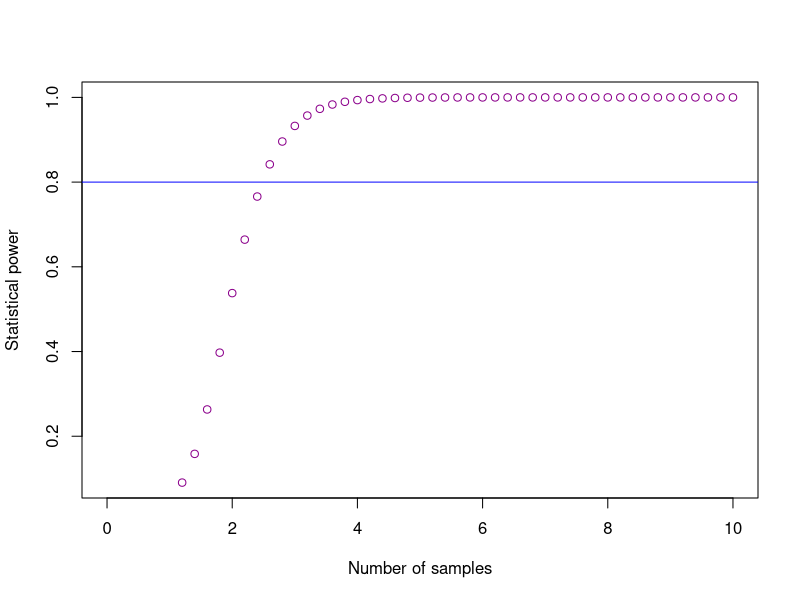

This chart was generated by the following R code:
## ---- chunk 1
knitr::opts_chunk$set(echo = TRUE, tidy.opts=list(width.cutoff=60),tidy=TRUE)
## ---- chunk 2
library(pwr)
## ---- chunk 3

#BLOOD SERUM CONC LEVELS
avg_testos_ng <- 540
castration_ng <- 50
sd_testos_ng <- 180

#CALCULATE EFFECT SIZE
d = (avg_testos_ng - castration_ng) / sd_testos_ng

#PERFORM T-TEST TO DETERMINE OPTIMUM NUMBER OF VOLUNTEERS
test1 <- pwr.t.test(n = NULL, 
                    sig.level = 0.05, 
                    d = d, 
                    power = 0.8)

test1

## ---- chunk 4

#NEW CALCULATION FOR EFFECT SIZE, d
#norm conditions
sd_testos_ng_norm_sqrd <-  sd_testos_ng * sd_testos_ng

#castration conditions
sd_testos_ng_cast <- sd_testos_ng * 0.05
sd_testos_ng_cast_sqrd <- sd_testos_ng_cast * sd_testos_ng_cast


#NEW CALCULATION FOR SD 
sd_testos_pooled_sqrt <- 
  sqrt(
    (sd_testos_ng_norm_sqrd + sd_testos_ng_cast_sqrd) 
    / 2)


d_corrected <- (avg_testos_ng - castration_ng) / sd_testos_pooled_sqrt

#NEW POWER TEST FOR CORRECTED n
test2 <- pwr.t.test(n = , 
                    sig.level = 0.05, 
                    d = d_corrected, 
                    power = 0.8)
test2


## ---- chunk 5

#PERFORM T-TEST WITH CORRECTED VARIABLES FOR n AND sig.level
test3 <- pwr.t.test(n = 10 , 
                    sig.level = c(0.001,0.05),
                    d = d_corrected, 
                    power = )
test3

## ---- chunk 6

#NEW T-TEST FOR POWER USING A SEQUENCE OF NUMBERS 
test4 <- pwr.t.test(n = seq(0,10,0.2), 
                    sig.level = 0.05, 
                    d = d_corrected, 
                    power = )

#PLOT OF SEQUENCE OF VALUES
plot(x=test4$n,
     y=test4$power,
     xlab="Number of samples",
     ylab="Statistical power",
     col="darkmagenta")

abline(h=0.8,col="blue")
